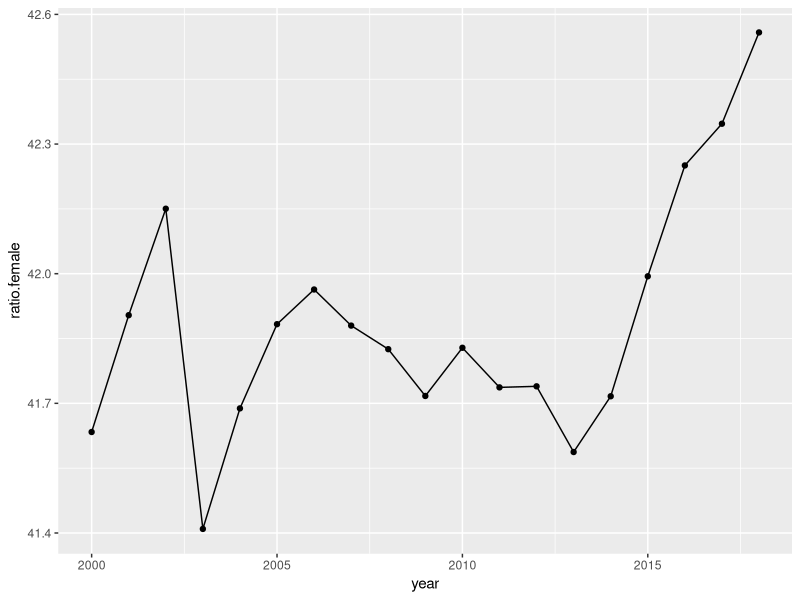

Source code (R):
# data management 
# data wrangling 자료 관리 

# base R 기본 
# install.packages("dplyr")

# pipe opertator 
# y = g (f(x))
# %>% -> |>

# x %>% f() %>% g() %>% y

rm(list = ls() )
library("dplyr")

lfp <- read.csv("laborforce.csv", 
                header = TRUE)

# select, filter, group_by

# select: choose variables 

# structure
str(lfp)

# 1. from lfp (labor force 경제활동인구)
# 2. choose: region, year, male, female
# using dplyr and pipe operator

lfp.sub <- lfp %>% 
  select(region, year, male, female) 

head(lfp.sub)
tail(lfp.sub)

lfp.sub <- lfp %>% 
  select(-total)
head(lfp.sub)

head(lfp.sub, n = 3)
tail(lfp.sub, n = 3)

# dplyr: select, filter
# filter: select observations 

lfp.seoul <- lfp %>% 
  filter(region == "서울특별시")

# multiple conditions 다중조건 
lfp.seoul.2010 <- lfp %>% 
  filter(region == "서울특별시" &
           year >= 2010)
head(lfp.seoul.2010)

# 서울특별시, 경기도 

reg <- c("서울특별시", "경기도", "경상북도")
lfp.seoul <- lfp %>% 
  filter(region %in% reg)

# dplyr: select, filter 
# select: choose varaibles
# filter: choose observations 
# group_by: '마다' "매년' '각월'

t.1 <- lfp %>% 
  select(region, year, total) %>% 
  group_by(year)  %>% 
  summarise(N    = n(), # count the obs. 
            mean = mean(total), #compute the mean
            sum  = sum(total))  

print(t.1)

# dplyr:  select, filter, 
#         group_by, summarise

# mutate: create a new variable
# 전체 중에 female 의 비중

# select, filter, mutate 
# group_by, summarise 
# -> statistics 통계량들을 산출 

# pipe %>% : ctrl + shift + m

lfp %>% 
  select(region, year, total, female) %>% 
  mutate(lfp.ratio.female = female/total*100) %>% 
  group_by(year) %>% 
  summarise(N            = n(),
            ratio.female = mean(lfp.ratio.female),
            sd           = sd(lfp.ratio.female))

# graph 
# 연도별 by year, 
# draw a line graph of mean female ratio

library("ggplot2")


lfp %>% 
  select(region, year, total, female) %>% 
  mutate(lfp.ratio.female = female/total*100) %>% 
  group_by(year) %>% 
  summarise(N            = n(),
            ratio.female = mean(lfp.ratio.female),
            sd           = sd(lfp.ratio.female)) %>% 
  ggplot(mapping = aes(x = year, y = ratio.female)) +
  geom_point()  +
  geom_line()
  
# 여성/남성 (female/male*100)경제활동참가비율 
# 연도별 평균. 

## EDA 
## Exploratory Data Analysis 탐색적 자료 분석
## 요약통계량, summary statistics
## 기술통계량, descriptive statistics

## tidyverse package
## a wrapper 
library("tidyverse")
# install.packages("tidyverse")

rm(list = ls())
auto <- read.csv("auto.csv", 
                 header = TRUE)

# read.csv (base)
# too slow for large data set
auto2 <- readr::read_csv("auto.csv",
                         col_names = TRUE)

# auto data 
# sold in 1979 U.S.

attach(auto)

head(auto)
head(auto, n=-10)
head(auto, n=-70)

tail(auto)

str(auto)

typeof(make)


# summary statistics
summary(auto)


































































